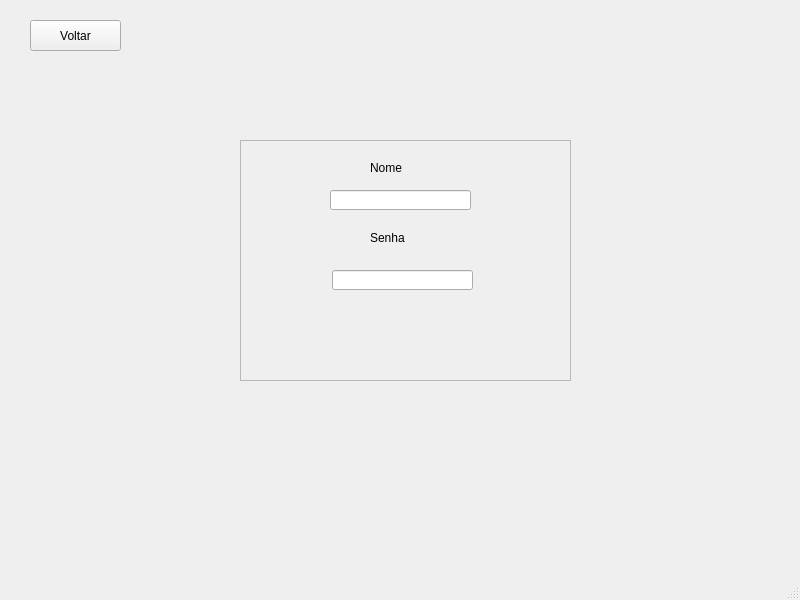
<?xml version="1.0" encoding="UTF-8"?>
<ui version="4.0">
 <class>MainWindow</class>
 <widget class="QMainWindow" name="MainWindow">
  <property name="geometry">
   <rect>
    <x>0</x>
    <y>0</y>
    <width>800</width>
    <height>600</height>
   </rect>
  </property>
  <property name="windowTitle">
   <string>MainWindow</string>
  </property>
  <widget class="QWidget" name="centralwidget">
   <widget class="QPushButton" name="pushButton">
    <property name="geometry">
     <rect>
      <x>30</x>
      <y>20</y>
      <width>91</width>
      <height>31</height>
     </rect>
    </property>
    <property name="styleSheet">
     <string notr="true">font: 12pt &quot;MS Shell Dlg 2&quot;;</string>
    </property>
    <property name="text">
     <string>Voltar</string>
    </property>
   </widget>
   <widget class="QFrame" name="frame">
    <property name="geometry">
     <rect>
      <x>240</x>
      <y>140</y>
      <width>331</width>
      <height>241</height>
     </rect>
    </property>
    <property name="frameShape">
     <enum>QFrame::StyledPanel</enum>
    </property>
    <property name="frameShadow">
     <enum>QFrame::Raised</enum>
    </property>
    <widget class="QLineEdit" name="lineEdit">
     <property name="geometry">
      <rect>
       <x>90</x>
       <y>50</y>
       <width>141</width>
       <height>20</height>
      </rect>
     </property>
    </widget>
    <widget class="QLabel" name="label">
     <property name="geometry">
      <rect>
       <x>130</x>
       <y>20</y>
       <width>61</width>
       <height>16</height>
      </rect>
     </property>
     <property name="styleSheet">
      <string notr="true">font: 12pt &quot;Arial&quot;;</string>
     </property>
     <property name="text">
      <string>Nome</string>
     </property>
    </widget>
    <widget class="QLineEdit" name="lineEdit_2">
     <property name="geometry">
      <rect>
       <x>92</x>
       <y>130</y>
       <width>141</width>
       <height>20</height>
      </rect>
     </property>
    </widget>
    <widget class="QLabel" name="label_2">
     <property name="geometry">
      <rect>
       <x>130</x>
       <y>90</y>
       <width>61</width>
       <height>16</height>
      </rect>
     </property>
     <property name="styleSheet">
      <string notr="true">font: 12pt &quot;Arial&quot;;</string>
     </property>
     <property name="text">
      <string>Senha</string>
     </property>
    </widget>
   </widget>
  </widget>
  <widget class="QMenuBar" name="menubar">
   <property name="geometry">
    <rect>
     <x>0</x>
     <y>0</y>
     <width>800</width>
     <height>21</height>
    </rect>
   </property>
  </widget>
  <widget class="QStatusBar" name="statusbar"/>
 </widget>
 <resources/>
 <connections/>
</ui>
